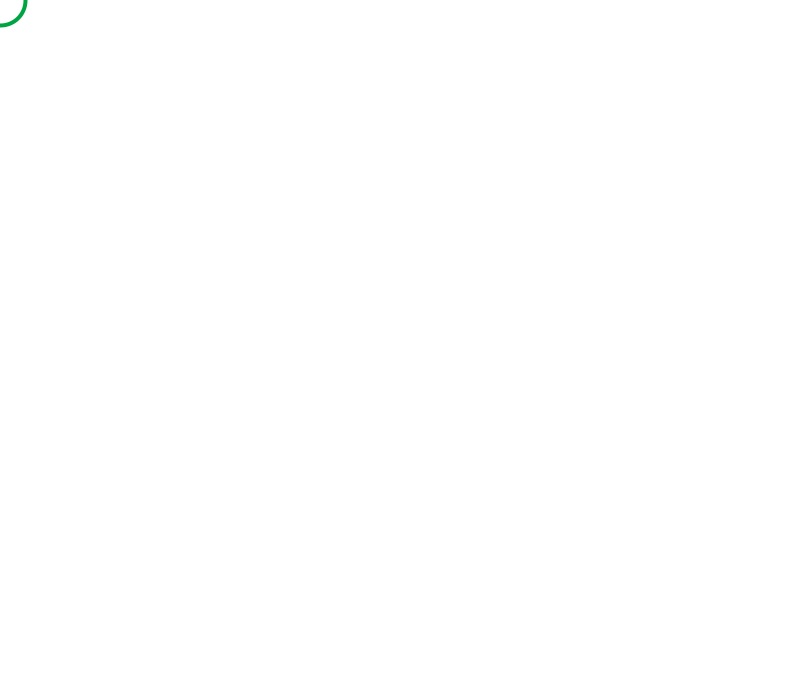
Frame 1 (no input)
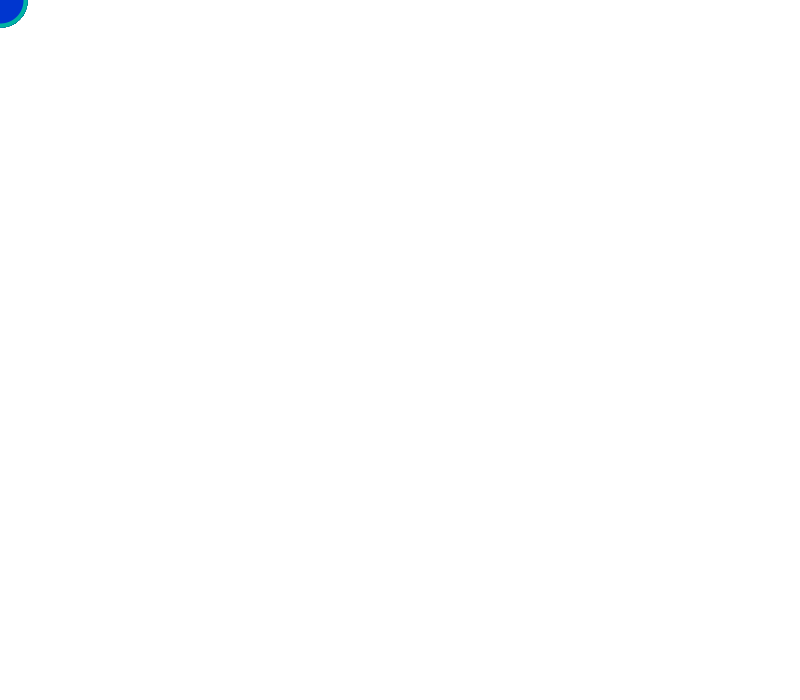
Frame 60 (the mouse pressed at the canvas centre just before this capture)
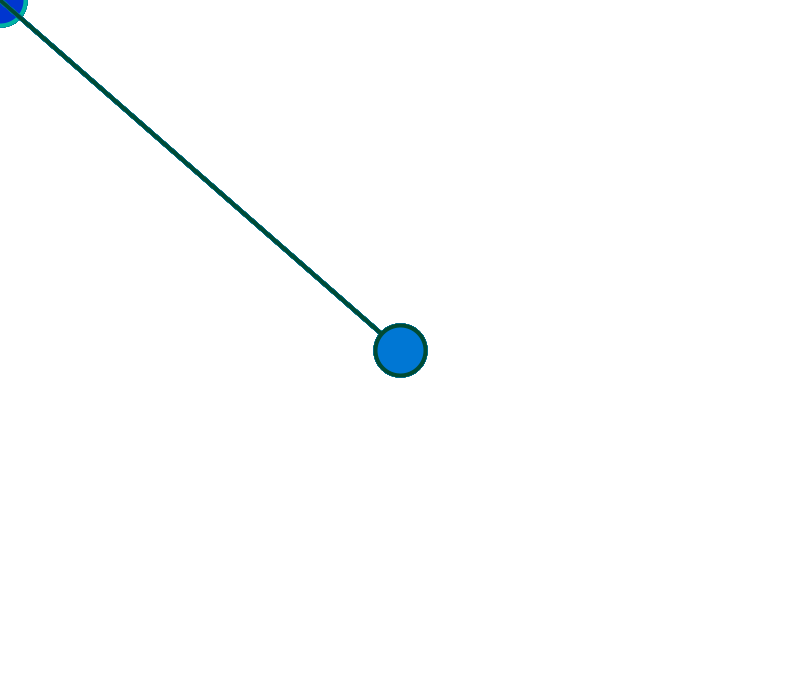
Frame 120 (the mouse held since frame 60 and released just before this capture)

The Processing sketch that drew these frames (run headless with seeded random() and noise(); from frame 60 on, the mouse is pressed at the canvas centre):

// Processing sketch: processing_99915
// ── processing_99915.pde

float redAmount;
float greenAmount;
float blueAmount;
void setup()
{
  size(800, 700);
  background(255, 255, 255);
  smooth();
  frameRate(60);
}
void draw()
{
  redAmount=0;
  greenAmount=random(255);
  blueAmount=random(255);
  strokeWeight(4);
  stroke(redAmount,greenAmount,blueAmount);
  line(0,0,mouseX,mouseY);
  ellipse(mouseX,mouseY,50,50);
  fill(redAmount,greenAmount,blueAmount);
}
